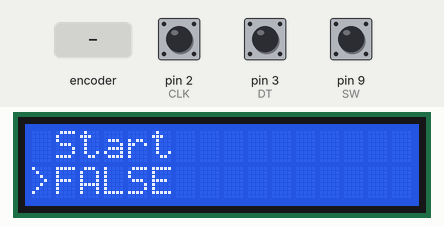
This program was run on a simulated Arduino Nano, built with avr-gcc and run on an emulated ATmega328P. Parts: 16×2 character LCD. The test bench sets the inputs (shaded band); at power-on: pin 9 (SW) HIGH, pin 2 (CLK) HIGH, pin 3 (DT) HIGH. What the program prints to the serial monitor is not drawn.

Above: at 1.2 s.
1.3 s: pin 9 (SW) pulled LOW for 0.15 s
At 2.1 s:
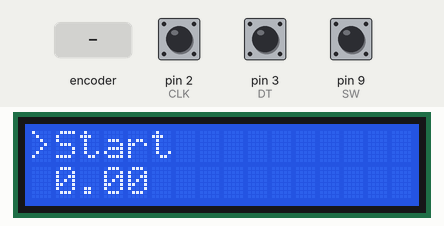
3.0 s: rotary encoder on pin 2 (CLK) / pin 3 (DT) turned 2 steps (second pin leading)
At 5.2 s:
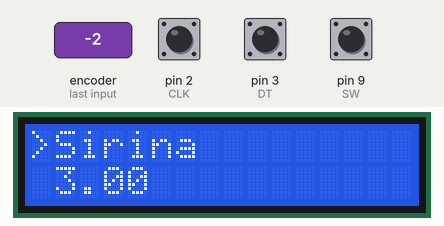
6.0 s: pin 9 (SW) pulled LOW for 1 s
At 6.5 s:
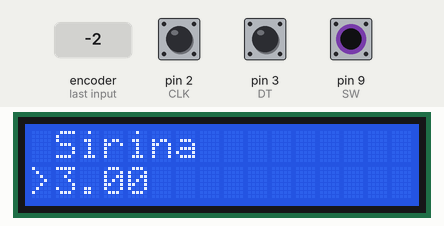
8.5 s: rotary encoder on pin 2 (CLK) / pin 3 (DT) turned 1 step (first pin leading)
At 9.1 s:
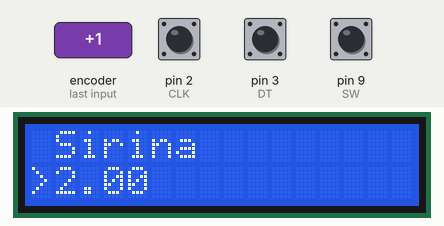
Timing chart, 0 to 11.5 s (numbered marks = the images above; inputs shaded):
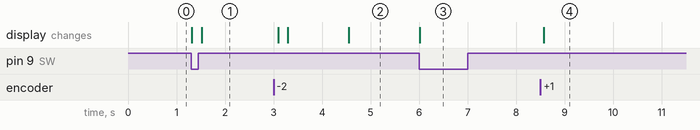

The program:

main.cpp
```cpp
//YWROBOT
//Compatible with the Arduino IDE 1.0
//Library version:1.1

//libraries are here
#include <Wire.h>
#include <LiquidCrystal_I2C.h>
#include "PinChangeInterrupt.h"
#include "A4988.h"
//#include "EEPROM.h"

//constants are here
#define LCDcolums 2
#define LCDrows 16

//rotary encoder
#define CLK 2 //2
#define DT 3 //3
#define SW 9

//Variables are here
int counter = 0; //rotary encoder
int currentState; //rotary encoder
int initState; //rotary encoder

unsigned long debounceDelay = 10; //rotary encoder button
//defining menu size and parameters of the device

int simpleinterval;

bool StartFlow; //variable to control the flow of the start of the program
int Navojidolzina;
int Navojisirina;
int precnipomikstopinj;
int vrtljaj;
int pomikdomov;

bool Clicked = false;

int DrawType;

int menusize = -1; // starts counting from 0-X

// bool Value;
// bool Label;

//Classes are here
LiquidCrystal_I2C lcd(0x27,16,2);  // set the LCD address to 0x27 for a 16 chars and 2 line display
//leave clear

// using a 200-step motor (most common)
#define MOTOR_STEPS 200
// configure the pins connected
#define DIR 4
#define STEP 7
#define DIR2 10
#define STEP2 5
// #define MS1 10
// #define MS2 11
// #define MS3 12
A4988 rotacijski(MOTOR_STEPS, DIR, STEP);
A4988 precni(MOTOR_STEPS, DIR2, STEP2);

class Screen {
  private:
    String Label;

  public:
    float Value;
    float increment;
    Screen(String Label, float Value, float increment){
      this -> Label = Label;
      this -> Value = Value;
      this -> increment = increment;
      menusize ++;
    }

  void drawLabel(){
    lcd.setCursor(1,0);
    lcd.print(Label);
  }
  void drawValue(){
    lcd.setCursor(1,1);
    lcd.print(Value);
  }
  void add(){
    Value = Value + increment;
  }

  void sub(){
    Value = Value - increment;
  }
};

//making it public so that all functions can see it
  Screen *screens[] = {
    new Screen("Start  ", 0, 1),
    new Screen("Dolzina", 15, 1),
    new Screen("Sirina ", 3, 1),
    new Screen("Pomik  ", 10, 1),
    new Screen("Vrtl   ", 90, 1), //90 = 360°
    new Screen("Premik ",0,10),
    new Screen("Zavrti ",0,10),
  };
//int menusize = 6; //0<->4


void button_press(){
  int buttonVal = digitalRead(SW);
  //If we detect LOW signal, button is pressed
  if (buttonVal == LOW) {
    if (millis() - debounceDelay > 200) {
      Clicked = !Clicked;
      Serial.print("Button pressed! ");
      Serial.println(Clicked);
    }
    debounceDelay = millis();
  }
}


void encoder_value() {
  // Read the current state of CLK
  currentState = digitalRead(CLK);
  // If last and current state of CLK are different, then we can be sure that the pulse occurred
  if (currentState != initState  && currentState == 1) {
    // Encoder is rotating counterclockwise so we decrement the counter
    if (digitalRead(DT) != currentState) {
      if (Clicked == true){
        if (counter > 0){
          counter --;
        }
      }
      else {
        screens[counter]->sub();
      }
    } else {
      if (Clicked == true){
        if (counter < menusize){
          counter ++;
        }
      }
      else{
        screens[counter]->add();
      }
    }
    // print the value in the serial monitor window
    Serial.print("Counter: ");
    Serial.println(counter);
  }
  // Remember last CLK state for next cycle
  initState = currentState;
}


void setup()
{
  lcd.init();  // initialize the lcd
  lcd.backlight(); //set backlight value

  //rotary encoder setup
  pinMode(CLK, INPUT);
  pinMode(DT, INPUT);
  pinMode(SW, INPUT_PULLUP);
  // Setup Serial Monitor
  Serial.begin(9600);
  // Read the initial state of CLK
  initState = digitalRead(CLK);
  // Call encoder_value() when any high/low changed seen
  // on interrupt 0 (pin 2), or interrupt 1 (pin 3)
  attachInterrupt(0, encoder_value, CHANGE);
  attachInterrupt(1, encoder_value, CHANGE); //dva interrupt pina, mogoče se dvakrat kličeta med izvržbo
  attachPCINT(digitalPinToPCINT(SW), button_press, CHANGE);

  // Set target motor RPM to 1RPM and microstepping to 1 (full step mode) 4--> 16stepmode
  rotacijski.begin(60, 4);
  precni.begin(60, 4);
}

void selectpointer(){
  if (Clicked == true){
    lcd.setCursor(0,0);
    lcd.print(">");
    lcd.setCursor(0,1);
    lcd.print(" ");
  } else {
    lcd.setCursor(0,0);
    lcd.print(" ");
    lcd.setCursor(0,1);
    lcd.print(">");
  }
}

void exenavijanje(){ //program za navijanje tuljave (ne spreminjaj po nepotrebi)
  precnipomikstopinj = screens[3]->Value;
  vrtljaj = screens[4]->Value;
  //90° = cel obrat motorja
  for (Navojisirina = screens[2]->Value; Navojisirina > 0; Navojisirina -= 1){
    for (Navojidolzina = screens[1]->Value; Navojidolzina > 0; Navojidolzina -= 1){
      //stepper.rotate(360); //rotacijski
      precni.rotate(precnipomikstopinj); //prečni
      rotacijski.rotate(vrtljaj);
      pomikdomov += precnipomikstopinj;
    }
    precnipomikstopinj = ~(precnipomikstopinj-1); //eniški kompliment, -1 --> nasprotna vrednost (pomik prečne osi v drugo smer kot prej)
  }
  screens[0]->Value = 0;
  precni.rotate(~(pomikdomov-1));
}

void screendraw(bool Lab, bool Val){ //draw all basic stuff for menu GUI

  if (millis() - simpleinterval > 1500){// vedno na prvem mestu ker logični razlogi
    lcd.clear();
    simpleinterval = millis();
  }

  if (Val == true){
    screens[counter]->drawValue();
  }
  if (Lab == true){
    screens[counter]->drawLabel();
  }

  selectpointer();
}

void manualcontrollPomikanje(){
  int premik;
  int prejpemik;
  while(Clicked == false){
    screendraw(true, true);
    premik = screens[counter]->Value;
    if (premik > prejpemik){
      precni.rotate(screens[counter]->increment);
    }
    else if(premik < prejpemik){
      precni.rotate(-(screens[counter]->increment));
    }
    prejpemik = premik;
  }
}

void manualcontrollVrtenje(){
  int premik;
  int prejpemik;
  while(Clicked == false){
    screendraw(true, true);
    premik = screens[counter]->Value;
    if (premik > prejpemik){
      rotacijski.rotate(screens[counter]->increment);
    }
    else if(premik < prejpemik){
      rotacijski.rotate(-(screens[counter]->increment));
    }
    prejpemik = premik;
  }
}

void start(){
  int premik;
  int prejpemik;
  bool Alfred;

  int rem = screens[counter]->Value; //zapomni si kje je vstopil

  screendraw(true, false);

  while(Clicked == false){ //clicked je "interupt"... to zna mogoče delat
        premik = screens[counter]->Value;
    if (premik > prejpemik){
      //pogoj če zavrtimo v desno
      Alfred = true;
      lcd.setCursor(1,1);
      lcd.print("TRUE  ");
    }
    else if(premik < prejpemik){
      //pogoj če zavrtimo v levo
      Alfred = false;
      lcd.setCursor(1,1);
      lcd.print("FALSE ");
    }
    prejpemik = premik;
  }
  if (Alfred == true){
    lcd.setCursor(1,1);
    lcd.print("Navijam");
    exenavijanje();
  }

  screens[counter]->Value = rem; //iztopi na mestu kjer je vstopil
}

void loop(){
//    screens[counter].draw();
  screendraw(true, true);

//special conditions for screens
  if (Clicked == false){
    switch(counter){//preveri v katerem meniju se trenutno nahajamo
      case 0:
      start();
      break;
      case 2:
      break;
      case 5:
      manualcontrollPomikanje();
      break;
      case 6:
      manualcontrollVrtenje();
      break;
    }
  }

  // //--------------------------Enter manual move mode------------------------------
  // if((counter == 5)&&(Clicked == false)){
  //     manualcontrollPomikanje();
  // }
  // if((counter == 6)&&(Clicked == false)){
  //     manualcontrollVrtenje();
  // }
}
```

Measured:
- after the input at 1.3 s, the display: first changes at once (image 1 shows a later state)
- after the input at 3.0 s, the display: first changes after 0.09 s (image 2 shows a later state)
- after the input at 6.0 s, the display: changes at once (image 3)
- after the input at 8.5 s, the display: changes after 0.07 s (image 4)
